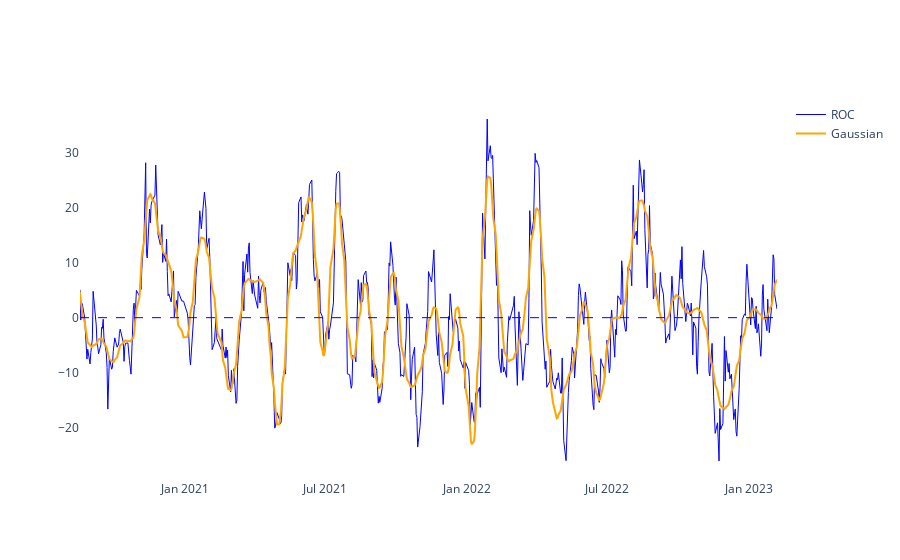

Notebook code cell kept with this figure:
### Code cell
resultados_roc = ta.momentum.ROCIndicator(df["Close"],12,False)
resultados_roc.roc().dropna(inplace=True)

resultados_roc_sem_null = resultados_roc.roc().dropna()

roc_np = resultados_roc_sem_null.to_numpy()

roc_np = roc_np.reshape(1,len(roc_np))


smoother_roc = GaussianSmoother(n_knots=60, sigma=0.0002)
smoother_roc.smooth(roc_np)


fig = go.Figure()

fig.add_trace(
    go.Scatter(
        name="ROC",
        x=resultados_roc_sem_null.index,
        y=resultados_roc_sem_null,
        line=dict(color='blue', width=1))
)

fig.add_trace(
    go.Scatter(
        x=resultados_roc_sem_null.index,
        y=smoother_roc.smooth_data[0],
        mode='lines',
        name='Gaussian',
        line=dict(color="orange"))
)


fig.add_hline(y=0,line_color="blue",line_width=1, line_dash="dash")
fig.update_layout(paper_bgcolor='rgba(0,0,0,0)', plot_bgcolor='rgba(0,0,0,0)')

### Figure 1 — Plotly figure (JSON) as saved in the notebook; plotly's stock layout.template omitted (floating-point values rounded to 4 significant figures; data arrays with more than 128 entries replaced by an {"elided": "..."} marker saying what was removed)
{"data": [{"line": {"color": "blue", "width": 1}, "name": "ROC", "type": "scatter", "x": {"elided": "614 str values"}, "y": {"elided": "614 float values"}}, {"line": {"color": "orange"}, "mode": "lines", "name": "Gaussian", "type": "scatter", "x": {"elided": "614 str values"}, "y": {"elided": "614 float values"}}], "layout": {"paper_bgcolor": "rgba(0,0,0,0)", "plot_bgcolor": "rgba(0,0,0,0)", "shapes": [{"line": {"color": "blue", "dash": "dash", "width": 1}, "type": "line", "x0": 0, "x1": 1, "xref": "x domain", "y0": 0, "y1": 0, "yref": "y"}]}}
